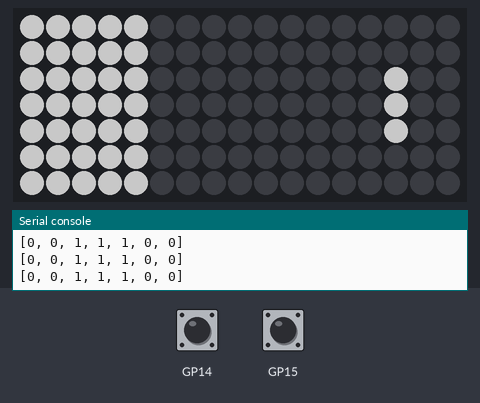
This program was run on a simulated Raspberry Pi Pico running MicroPython. Parts: 17×7 RGB LED matrix, the last lines printed to the serial console. Inputs (shaded band) come from the test bench. Dim RGB values are drawn brighter than linear.

Above: at 1.2 s.
1.3 s: button X pressed for 0.15 s
At 2.6 s:
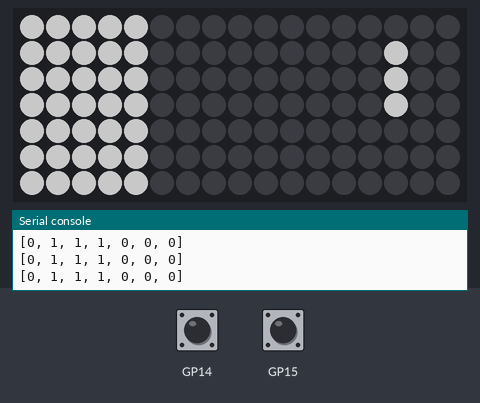
2.9 s: button X pressed for 1 s
At 5.0 s:
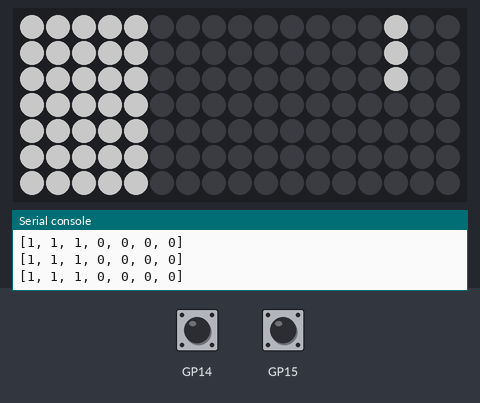
Timing chart, 0 to 6.5 s (numbered marks = the images above; inputs shaded):
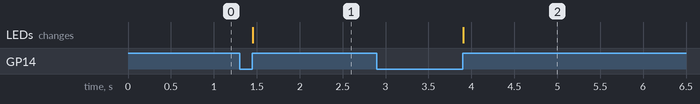

Measured:
- after the input at 1.3 s, the LEDs: change after 0.15 s (image 1)
- after the input at 2.9 s, the LEDs: change after 1.0 s (image 2)

The program:

Pong.py
```python
# credit to trs15/PicoScroll - https://github.com/trs15/PicoScroll/blob/d126928ebbf60058736eb7fe4e4c0bfa21b3c492/block_breaker.py

import picoscroll
import time

# Initialise the board
picoscroll.init()


#height = 7, width = 17
width = picoscroll.get_width()
height = picoscroll.get_height()

gameboard = []

bar_height = 3
bar_width = 3

def Create_game_board():
    #Get the width and height of the board

    #x = width = 17
    #y = height = 7
    global gameboard
    gameboard = [[1, 1, 1, 1, 1, 1, 1], [1, 1, 1, 1, 1, 1, 1], [1, 1, 1, 1, 1, 1, 1], [1, 1, 1, 1, 1, 1, 1], [1, 1, 1, 1, 1, 1, 1], [0, 0, 0, 0, 0, 0, 0], [0, 0, 0, 0, 0, 0, 0], [0, 0, 0, 0, 0, 0, 0], [0, 0, 0, 0, 0, 0, 0], [0, 0, 0, 0, 0, 0, 0], [0, 0, 0, 0, 0, 0, 0], [0, 0, 0, 0, 0, 0, 0], [0, 0, 0, 0, 0, 0, 0], [0, 0, 0, 0, 0, 0, 0], [0, 0, 1, 1, 1, 0, 0], [0, 0, 0, 0, 0, 0, 0], [0, 0, 0, 0, 0, 0, 0]]

    print(gameboard[0][0])


    # print(len(boardcolumns))
    # print(boardcolumns)


def move_left():
    global gameboard
    bar_row = gameboard[17 - bar_height]
    print(bar_row)
    if(bar_row[0] != 1):
        for i in range(0,6):
            bar_row[i] = bar_row[i+1] # not plus 1, simply changed to equal the index to the left of it.
    bar_row[6] = 0
    print(bar_row)


def move_right():
    global gameboard
    bar_row = gameboard[17 - bar_height]
    print(bar_row)
    if(bar_row[6] != 1):
        for i in range(6,0,-1):
            bar_row[i] = bar_row[i-1]
    bar_row[0] = 0
    print(bar_row)


def read_array():
    global gameboard
    for i in range(0,width):
            for j in range(0,height):
                picoscroll.set_pixel(i, j, gameboard[i][j]*100)

def Game():
    alive = True
    read_array()

    #Gameloop
    while alive == True:

        if(picoscroll.is_pressed(picoscroll.BUTTON_Y) == True):
            move_right()
            while(picoscroll.is_pressed(picoscroll.BUTTON_Y) == True):
                this = True
        if(picoscroll.is_pressed(picoscroll.BUTTON_X) == True):
            move_left()
            while(picoscroll.is_pressed(picoscroll.BUTTON_X) == True):
                this = True
        print(gameboard[14])

        read_array()
        picoscroll.update()


Create_game_board()

Game()
```
